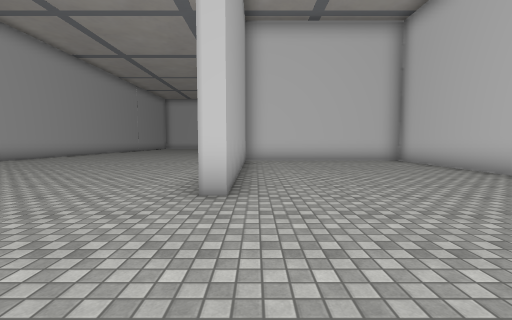
View 1 (above)

20 first-person views from a walk through a scene from a Unity 3-D project. The camera is 1.4 m above the floor, tilts 4° down and sees 90° across. The floor is counted in squares, 2 m on a side. Each view is taken from the middle of a square. On the plan, view 1 faces up. The plan holds only what a view shows up to about 9 squares ahead; the rest is blank. The place goes on beyond the plan. The player character is not drawn. Some surface patterns are stand-ins.

View 2
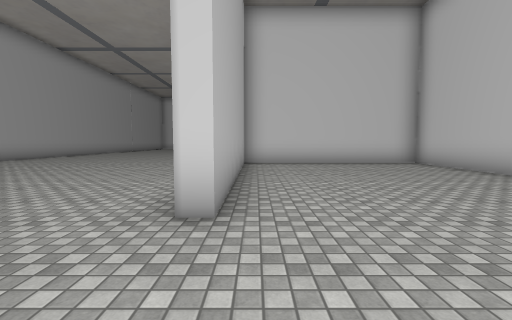

View 3
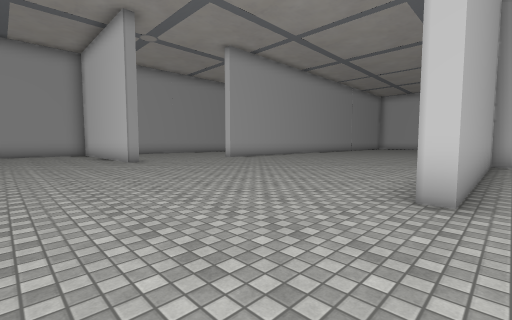

View 4
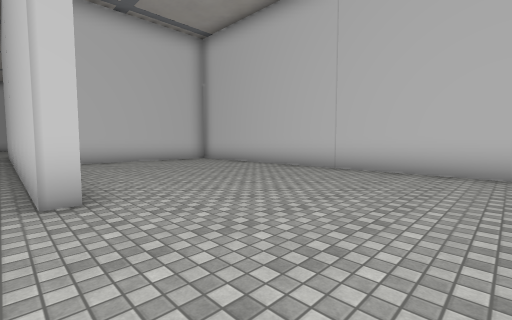

View 5
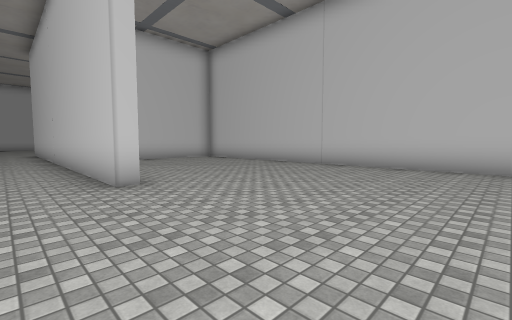

View 6
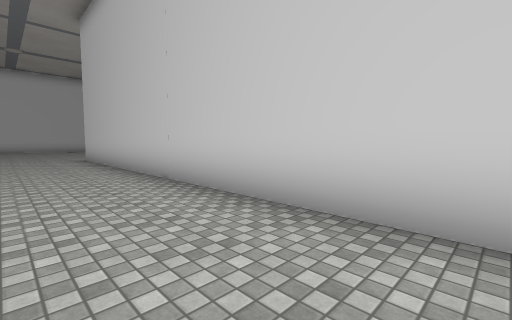

View 7
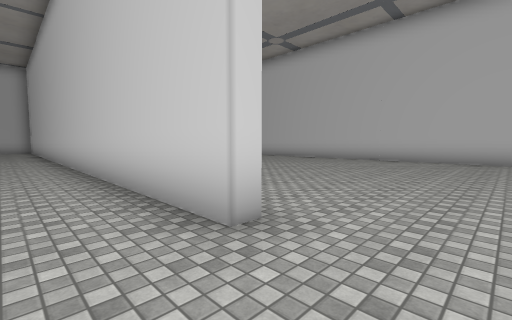

View 8
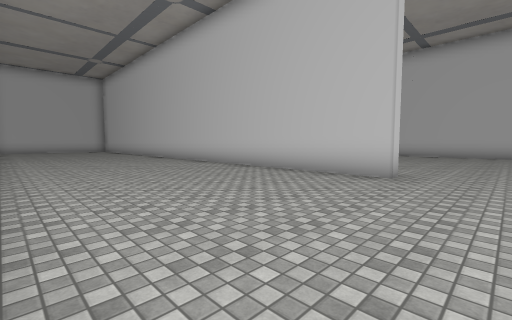

View 9
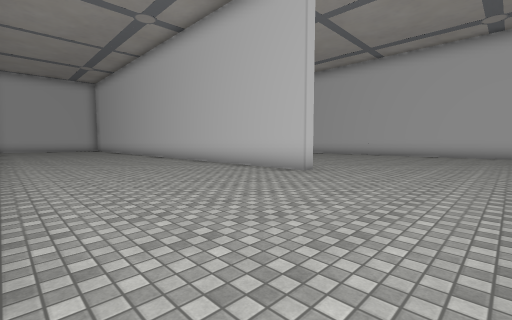

View 10
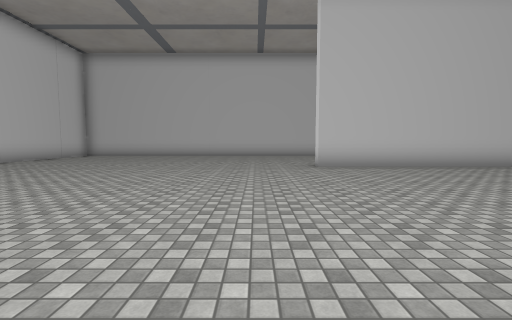

View 11
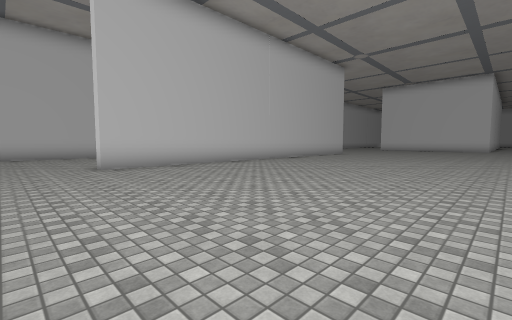

View 12
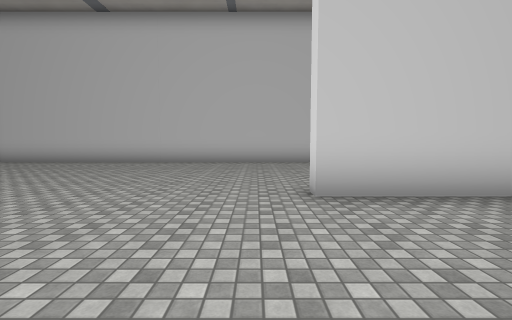

View 13
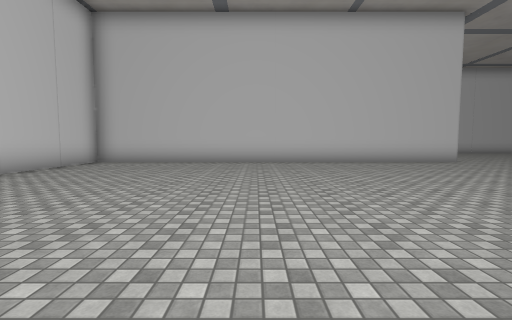

View 14
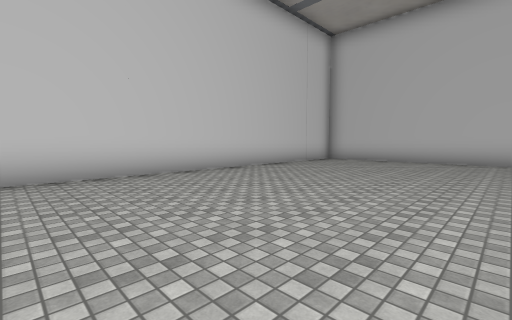

View 15
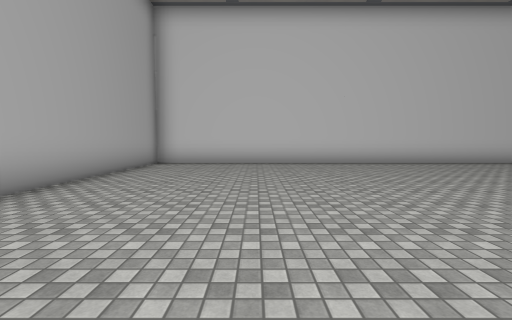

View 16
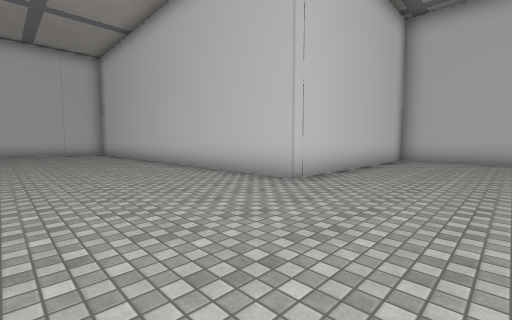

View 17
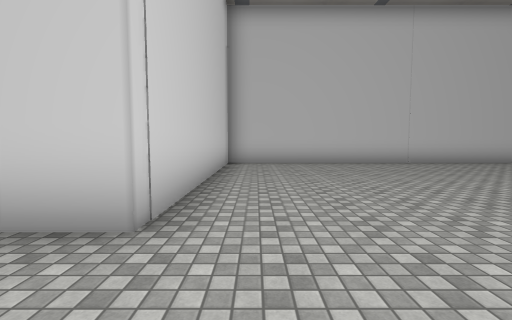

View 18
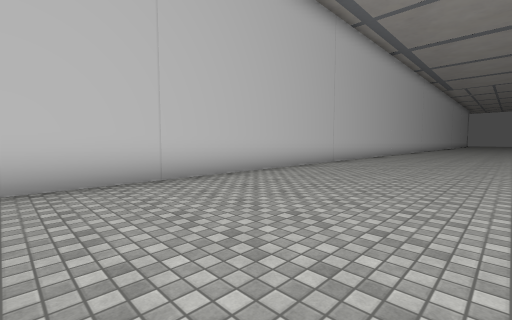

View 19
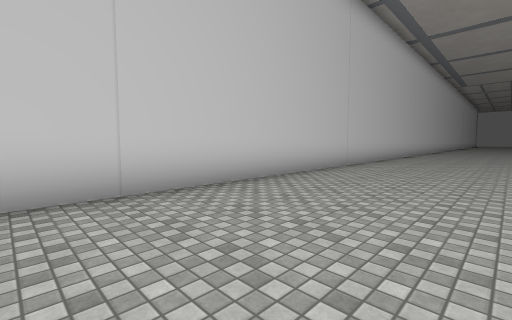

View 20
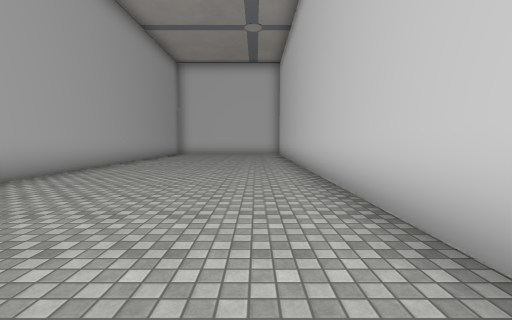

### Floor plan
Points are (right, up) in squares from view 1. A wall is a line through its corners. A room is listed if a view was taken in it or the views show most of it. See-through windows are left out.
Room 1 (views 1, 2, 3, 4, 5, 6, 7, 8, 9, 10, 11, 12, 13, 14, 15, 16, 17, 18, 19, 20)
walls: (-9.2, 7.6) (-9.7, 7.6) (-9.7, 21); (-9.3, 3.5) (-9.3, 3.1) (-9.8, 3.1); (-15.4, 21.1) (-15.4, 16.2); (5.4, -1.1) (5.4, 9.6) (-0.4, 9.6) (-0.4, 3.3) (-0.7, 3.3) (-0.7, 16.2); (11.5, -0.2) (11.5, 13.9) (4.9, 13.9) (4.9, 26.6) (-9.3, 26.6) (-9.3, 21.2)

Positions as (right, up) in squares from view 1, and headings:
1: (0, 0), facing up
2: (0, 1), facing up
3: (0, 0), facing up-left
4: (-1, 0), facing up-right
5: (-2, -1), facing up-right
6: (-3, 5), facing up-right
7: (-11, 6), facing up-right
8: (-15, 6), facing up-right
9: (-15, 4), facing up-right
10: (-8, 18), facing right
11: (-8, 18), facing down-right
12: (-4, 17), facing right
13: (-4, 21), facing right
14: (-5, 21), facing up-right
15: (-6, 18), facing up
16: (1, 11), facing up-right
17: (3, 13), facing right
18: (7, 10), facing down-right
19: (8, 9), facing down-right
20: (-11, 12), facing up
